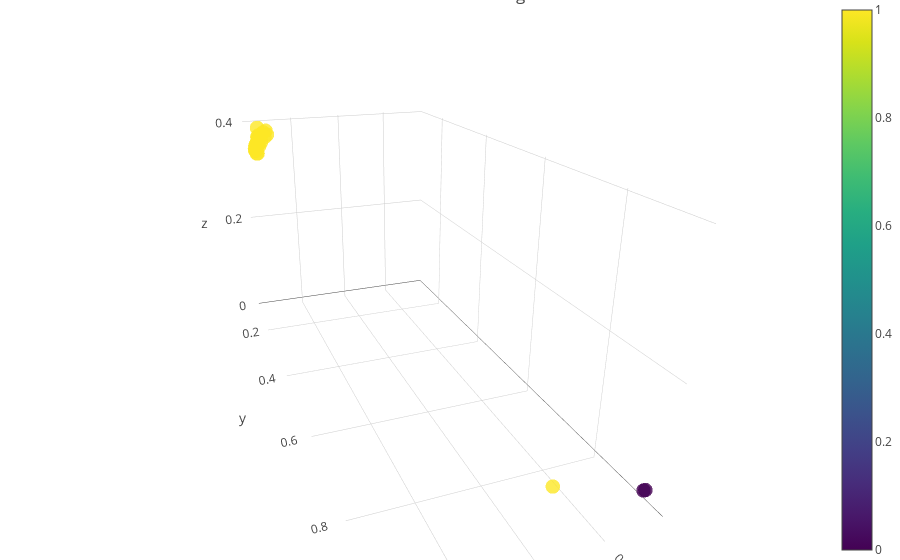

Notebook code cell kept with this figure:
### Code cell
val_emb3d["marker"]["color"]=cluster_labels
val_emb3d["text"]=cluster_labels

data=[val_emb3d]

fig = go.Figure(data=data, layout=layout)
iplot(fig, filename='lrp-val.html')

### Figure 1 — Plotly figure (JSON) as saved in the notebook; plotly's stock layout.template omitted (floating-point values rounded to 4 significant figures)
{"data": [{"marker": {"color": [1, 1, 1, 1, 1, 1, 1, 1, 1, 1, 1, 1, 1, 1, 1, 1, 1, 1, 0, 1, 1, 0, 1, 1, 1, 1, 1, 1, 1, 1], "colorscale": "Viridis", "opacity": 0.8, "showscale": true, "size": 5}, "mode": "markers", "text": [1, 1, 1, 1, 1, 1, 1, 1, 1, 1, 1, 1, 1, 1, 1, 1, 1, 1, 0, 1, 1, 0, 1, 1, 1, 1, 1, 1, 1, 1], "type": "scatter3d", "uid": "bd032ad3-768f-49e1-8ecf-833f3783b51b", "x": [0.9862, 0.9755, 0.9851, 0.9733, 0.9632, 0.972, 0.9663, 0.9848, 0.9837, 0.9867, 0.9811, 0.9739, 0.982, 0.7146, 0.9677, 0.9836, 0.9627, 0.9759, 0.6229, 0.9753, 0.9812, 0.6238, 0.9835, 0.9776, 0.9834, 0.9806, 0.9839, 0.981, 0.9834, 0.9804], "y": [0.1465, 0.1586, 0.1451, 0.1161, 0.1475, 0.1464, 0.1497, 0.1493, 0.1513, 0.1501, 0.1441, 0.1097, 0.1458, 0.8488, 0.1445, 0.1453, 0.1579, 0.1191, 0.9214, 0.1149, 0.1512, 0.9254, 0.1471, 0.1453, 0.1466, 0.1511, 0.1438, 0.1507, 0.1443, 0.1463], "z": [0.3589, 0.3709, 0.3524, 0.3768, 0.3904, 0.384, 0.3786, 0.3562, 0.3641, 0.3541, 0.369, 0.3905, 0.3469, 0.0002091, 0.387, 0.3534, 0.3846, 0.3684, 0.02316, 0.3741, 0.3658, 0.02735, 0.3578, 0.3608, 0.3472, 0.3715, 0.3637, 0.3693, 0.3604, 0.3631]}], "layout": {"autosize": true, "margin": {"b": 0, "l": 0, "r": 0, "t": 0}, "scene": {"aspectmode": "auto", "aspectratio": {"x": 0.7465, "y": 1.673, "z": 0.8006}, "camera": {"center": {"x": 0, "y": 0, "z": 0}, "eye": {"x": 0.7013, "y": 1.876, "z": 0.8226}, "projection": {"type": "perspective"}, "up": {"x": 0, "y": 0, "z": 1}}}, "title": {"text": "Val LRP Embedding"}}}
